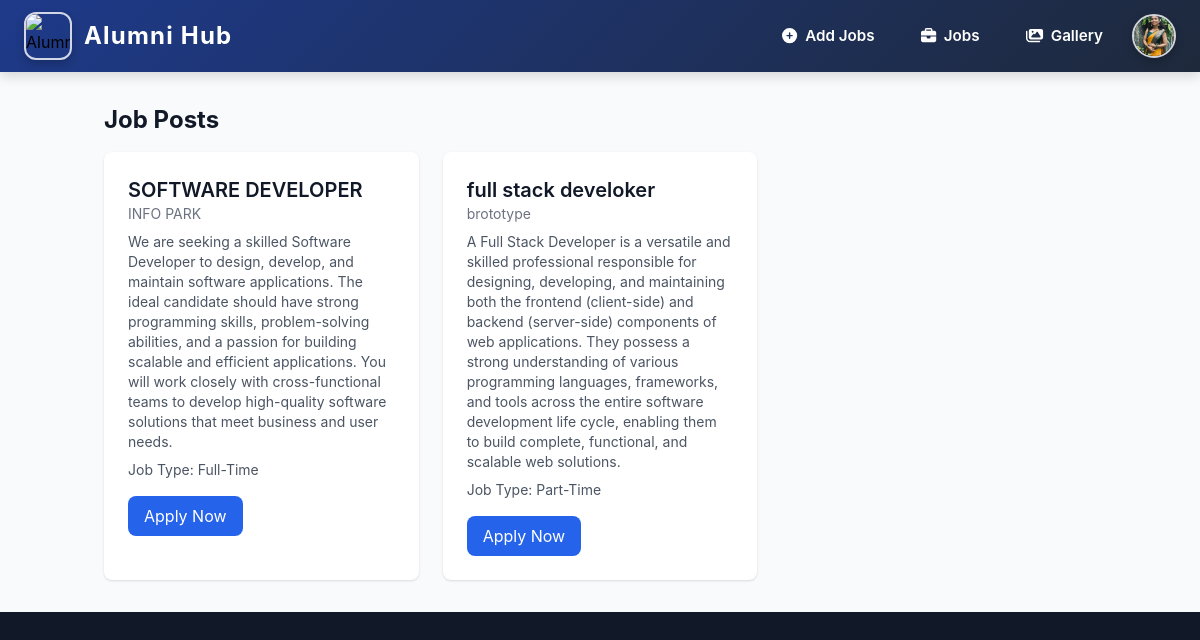
Before: /userjobs/ (signed in) with the older database file.
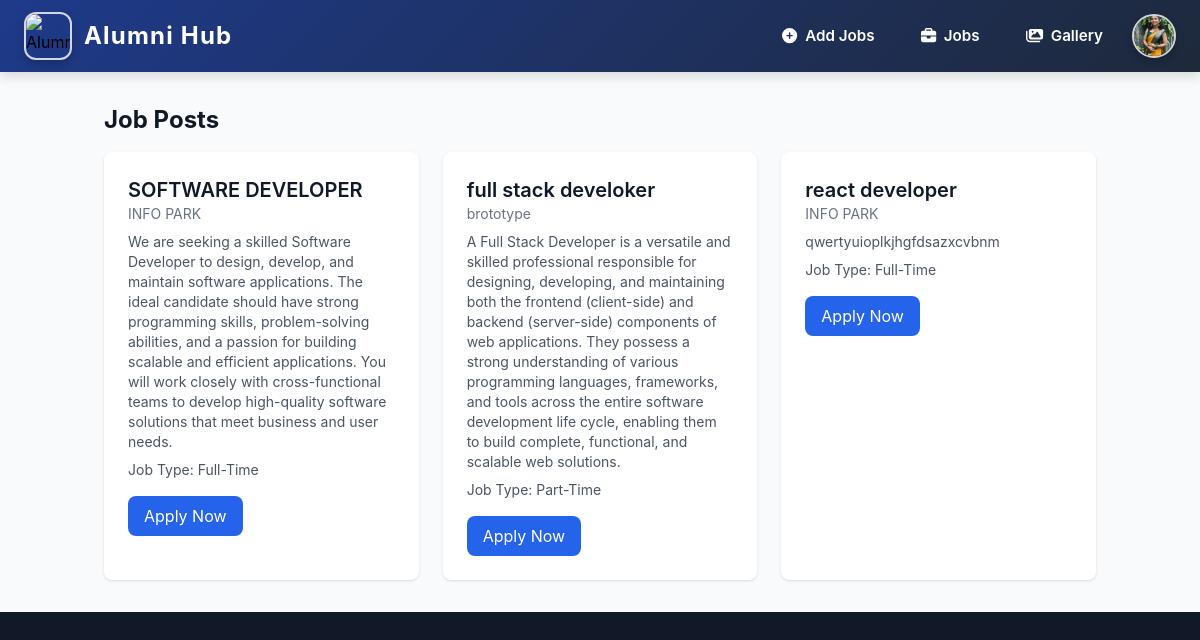
After: the same page with the newer database file.
### myapp/models.py (models this page shows, shortened)
class JobPost(models.Model):
    job_name = models.CharField(max_length=100,default="Unnamed Job")
    company = models.CharField(max_length=255)
    description = models.TextField(blank=True)  # Changed to TextField
    job_type = models.CharField(
        max_length=100,
        choices=[("FT", "Full-Time"), ("PT", "Part-Time"),("IS", "Intern-Ship"),("RT", "Remote-Job")],
        default=4  # Added default value
    )
    company_website = models.URLField(blank=True, null=True)  # New field for company site link
    posted_by = models.ForeignKey(User, on_delete=models.CASCADE, related_name='job_posts')

### myapp/views.py (the view)
# urls.py: path('userjobs/',userjobs_view, name='userjobs'),
def userjobs_view(request):
    jobs = JobPost.objects.all()
    return render(request, 'userjobs.html', {'jobs': jobs})

### templates/userjobs.html
{% extends "home.html" %}
{% block content %}
{% include "navbar.html" %}
<section class="bg-gray-50 dark:bg-gray-900">
    <div class="container mx-auto px-4 py-8">
        <h1 class="text-2xl font-bold text-gray-900 dark:text-white mb-4">Job Posts</h1>
        <div class="grid gap-6 sm:grid-cols-2 lg:grid-cols-3">
            {% for job in jobs %}
            <div class="bg-white rounded-lg shadow dark:bg-gray-800 p-6">
                <h2 class="text-xl font-semibold text-gray-900 dark:text-white">{{ job.job_name }}</h2>
                <p class="text-sm text-gray-500 dark:text-gray-400">{{ job.company }}</p>
                <p class="mt-2 text-sm text-gray-600 dark:text-gray-300">{{ job.description }}</p>
                <p class="mt-2 text-sm text-gray-600 dark:text-gray-300">
                    Job Type: {{ job.get_job_type_display }}
                </p>
                <a href="{{ job.application_link }}" target="_blank" class="mt-4 inline-block bg-blue-600 text-white px-4 py-2 rounded-lg hover:bg-blue-700">
                    Apply Now
                </a>
            </div>
            {% endfor %}
        </div>
    </div>
</section>
{% endblock content %}

Changed rows visible on the page:
added JobPost: job_name "react developer", company "INFO PARK", description "qwertyuioplkjhgfdsazxcvbnm", job_type "Full-Time"
